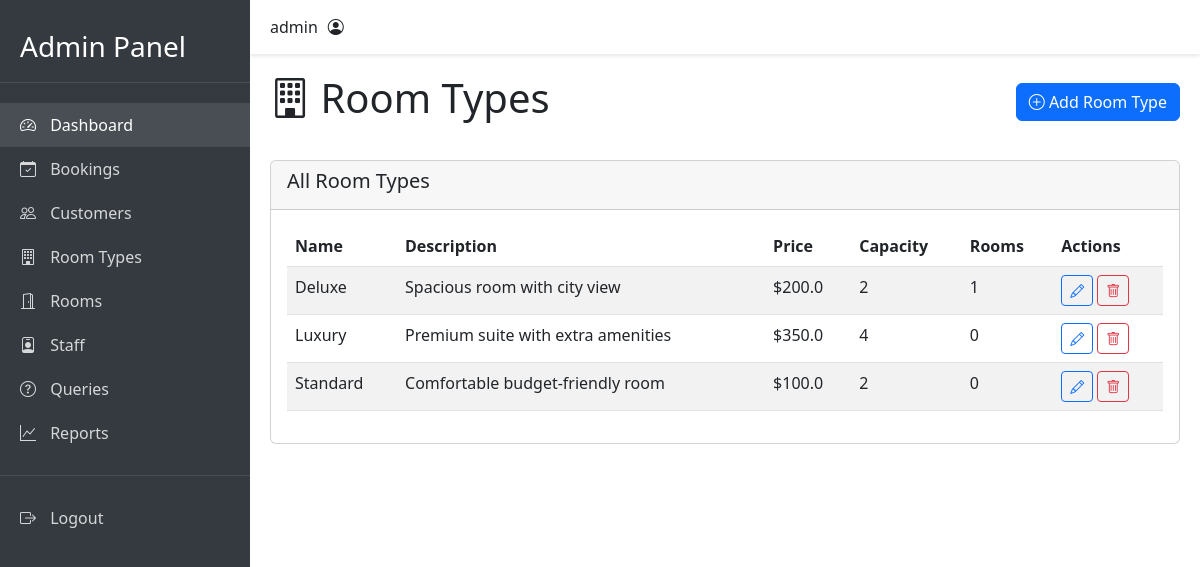
Screenshot of /admin/room-types (signed in) with the database file from the repository.
### app.py (models this page shows)
class RoomType(db.Model):
    id = db.Column(db.Integer, primary_key=True)
    name = db.Column(db.String(50), unique=True, nullable=False)
    description = db.Column(db.Text)
    base_price = db.Column(db.Float, nullable=False)
    capacity = db.Column(db.Integer, nullable=False)
    image = db.Column(db.String(100))
    rooms = db.relationship('Room', backref='room_type', lazy=True)

### app.py (the view, shortened to what this page needs)
@app.route('/admin/room-types', methods=['GET', 'POST'])
@login_required
def manage_room_types():
    room_types = RoomType.query.all()
    return render_template('admin/room_types.html', room_types=room_types)

### app.py (called while the page is built, shortened)
def login_required(f):
    @wraps(f)
    def decorated_function(*args, **kwargs):
        if 'admin_logged_in' not in session:
            flash('Please login first', 'error')
            return redirect(url_for('admin_login', next=request.url))
        return f(*args, **kwargs)
    return decorated_function

@app.after_request
def add_security_headers(response):
    return response

### templates/admin/room_types.html (shortened to what this page needs)
{% extends "admin/base.html" %}
{% block content %}
<div class="page-header d-flex justify-content-between align-items-center">
    <h1><i class="bi bi-building"></i> Room Types</h1>
    <a href="{{ url_for('manage_room_types') }}?action=new" class="btn btn-primary">
        <i class="bi bi-plus-circle"></i> Add Room Type
    </a>
</div>
<div class="card">
    <div class="card-header">
        <h5>All Room Types</h5>
    </div>
    <div class="card-body">
        <div class="table-responsive">
            <table class="table table-striped">
                <thead>
                    <tr>
                        <th>Name</th>
                        <th>Description</th>
                        <th>Price</th>
                        <th>Capacity</th>
                        <th>Rooms</th>
                        <th>Actions</th>
                    </tr>
                </thead>
                <tbody>
                    {% for room_type in room_types %}
                    <tr>
                        <td>{{ room_type.name }}</td>
                        <td>{{ room_type.description|truncate(50) }}</td>
                        <td>${{ room_type.base_price }}</td>
                        <td>{{ room_type.capacity }}</td>
                        <td>{{ room_type.rooms|length }}</td>
                        <td>
                            <a href="{{ url_for('edit_room_type', type_id=room_type.id) }}" class="btn btn-sm btn-outline-primary">
                                <i class="bi bi-pencil"></i>
                            </a>
                            <form method="POST" action="{{ url_for('delete_room_type', type_id=room_type.id) }}" class="d-inline">
                                <button type="submit" class="btn btn-sm btn-outline-danger" onclick="return confirm('Are you sure?')">
                                    <i class="bi bi-trash"></i>
                                </button>
                            </form>
                        </td>
                    </tr>
                    {% endfor %}
                </tbody>
            </table>
        </div>
    </div>
</div>
{% endblock %}

### static/css/admin.css (style rules this page uses)
.page-header { margin-bottom: 30px; display: flex; justify-content: space-between; align-items: center; }

### rows the page displays
RoomType: name "Deluxe", description "Spacious room with city view", base_price "200.0", capacity "2", rooms|length "1"
RoomType: name "Luxury", description "Premium suite with extra amenities", base_price "350.0", capacity "4", rooms|length "0"
RoomType: name "Standard", description "Comfortable budget-friendly room", base_price "100.0", capacity "2", rooms|length "0"

### other values shown
{{ session.username }} "admin"
